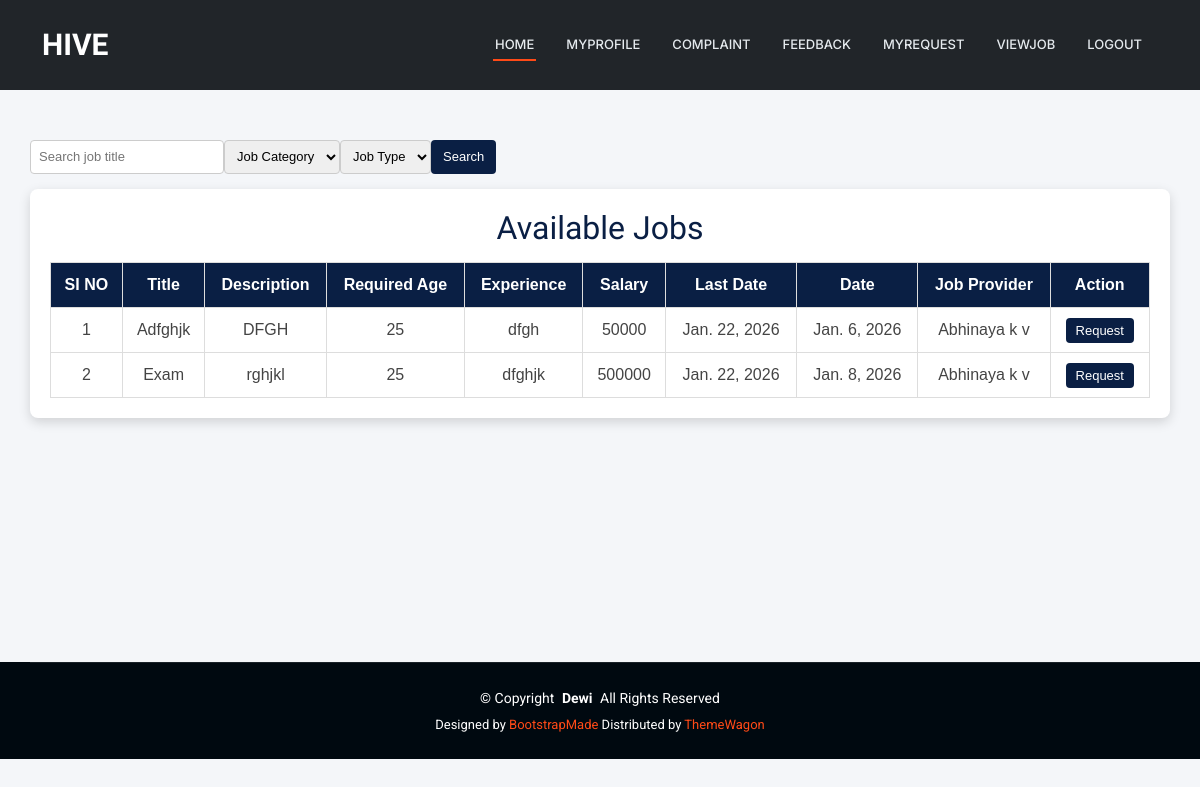
The app's page /User/ViewJob/ with its own data.
### JobProvider/models.py (models this page shows)
class tbl_job(models.Model):
    job_title=models.CharField(max_length=50)
    job_content=models.CharField(max_length=50)
    job_requriedage=models.CharField(max_length=50)
    job_experience=models.CharField(max_length=50)
    job_salary=models.CharField(max_length=50)
    job_lastdate=models.DateField()
    job_date=models.DateField(auto_now_add=True)
    job_status=models.IntegerField(default=0)
    jobprovider_id=models.ForeignKey(tbl_jobprovider,on_delete=models.CASCADE)
    jobcategory_id=models.ForeignKey(tbl_jobcategory,on_delete=models.CASCADE)
    jobtype_id=models.ForeignKey(tbl_jobtype,on_delete=models.CASCADE)

### Guest/models.py (models this page shows)
class tbl_jobprovider(models.Model):
   jobprovider_name = models.CharField(max_length=50)
   jobprovider_email = models.CharField(max_length=50)
   jobprovider_contact = models.CharField(max_length=50)
   jobprovider_address = models.CharField(max_length=100)
   jobprovider_photo = models.FileField(upload_to="Assets/JobProviderDocs/")
   jobprovider_proof = models.FileField(upload_to="Assets/JobProviderDocs/")
   jobprovider_status = models.IntegerField(default=0)
   jobprovider_doj = models.DateField(auto_now_add=True)
   jobprovider_password = models.CharField(max_length=50)
   place = models.ForeignKey(tbl_place,on_delete=models.CASCADE)

### User/views.py (the view)
# urls.py: path('ViewJob/',views.ViewJob,name="ViewJob"),
def ViewJob(request):
    jobdata=tbl_job.objects.filter(job_lastdate__gte=date.today())
    jobcategory=tbl_jobcategory.objects.filter()
    jobtype=tbl_jobtype.objects.filter()
    return render(request,'User/ViewJob.html',{'jobdata':jobdata,'jobcategory':jobcategory,'jobtype':jobtype})

### User/Templates/User/ViewJob.html (shortened to what this page needs)
{% extends 'User/Header.html' %}
{% block content %}
<head>
</head>
<div class="viewjob-wrapper">
    <div class="search-bar">
        <input type="text" name="q" placeholder="Search job title" id="search_text">
        <select name="category" id="sel_jobcategory">
            <option value="">Job Category</option>
        </select>
        <select name="type" id="sel_jobtype">
            <option value="">Job Type</option>
        </select>
        <button id="search_btn">Search</button>
    </div>
    <div class="viewjob-card">
        <h2>Available Jobs</h2>
        <table class="viewjob-table" id="result">
            <tr>
                <th>SI NO</th>
                <th>Title</th>
                <th>Description</th>
                <th>Required Age</th>
                <th>Experience</th>
                <th>Salary</th>
                <th>Last Date</th>
                <th>Date</th>
                <th>Job Provider</th>
                <th>Action</th>
            </tr>
            {% for i in jobdata %}
            <tr class="job-row">
                <td>{{ forloop.counter }}</td>
                <td class="job-title">{{ i.job_title }}</td>
                <td>{{ i.job_content }}</td>
                <td>{{ i.job_requriedage }}</td>
                <td>{{ i.job_experience }}</td>
                <td>{{ i.job_salary }}</td>
                <td>{{ i.job_lastdate }}</td>
                <td>{{ i.job_date }}</td>
                <td class="job-provider">{{ i.jobprovider_id.jobprovider_name }}</td>
                <td>
                    <a href="{% url 'User:Request' i.id %}" class="request-btn">Request</a>
                </td>
            </tr>
            {% empty %}
            <tr>
                <td colspan="10">No jobs found</td>
            </tr>
            {% endfor %}
        </table>
    </div>
</div>
<br><br><br><br><br>
{% endblock %}

### Guest/static/Main/assets/css/main.css (style rules this page uses)
:root { --default-font: "Roboto", system-ui, -apple-system, "Segoe UI", Roboto, "Helvetica Neue", Arial, "Noto Sans", "Liberation Sans", sans-serif, "Apple Color Emoji", "Segoe UI Emoji", "Segoe UI Symbol", "Noto Color Emoji"; --heading-font: "Raleway", sans-serif; --nav-font: "Inter", sans-serif; }
:root { --background-color: #ffffff; --default-color: #444444; --heading-color: #273d4e; --accent-color: #ff4a17; --surface-color: #ffffff; --contrast-color: #ffffff; }
:root { --nav-color: #e5eaee; --nav-hover-color: #ff4a17; --nav-mobile-background-color: #ffffff; --nav-dropdown-background-color: #ffffff; --nav-dropdown-color: #444444; --nav-dropdown-hover-color: #ff4a17; }
:root { scroll-behavior: smooth; }
body { color: var(--default-color); background-color: var(--background-color); font-family: var(--default-font); }
a { color: var(--accent-color); text-decoration: none; transition: 0.3s; }
h1, h2, h3, h4, h5, h6 { color: var(--heading-color); font-family: var(--heading-font); }

### User/Templates/User/ViewJob.html (style rules this page uses)
body { background-color: #f4f6f9; }
.viewjob-wrapper { width: 100%; font-family: Arial, sans-serif; }
.search-bar { width: 95%; max-width: 1200px; margin: 40px auto 15px auto; display: flex; justify-content: flex-start; }
.search-bar input, .search-bar select { padding: 6px 8px; font-size: 13px; border: 1px solid #ccc; border-radius: 4px; }
.search-bar button { padding: 6px 12px; font-size: 13px; background-color: #0a1f44; color: white; border: none; border-radius: 4px; cursor: pointer; }
.viewjob-card { width: 95%; max-width: 1200px; background-color: #ffffff; padding: 20px; border-radius: 8px; margin: auto; box-shadow: 0 4px 12px rgba(0, 0, 0, 0.15); }
.viewjob-card h2 { text-align: center; margin-bottom: 15px; color: #0a1f44; }
.viewjob-table { width: 100%; border-collapse: collapse; }
.viewjob-table th, .viewjob-table td { border: 1px solid #ddd; padding: 10px; text-align: center; }
.viewjob-table th { background-color: #0a1f44; color: white; }
.request-btn { padding: 5px 10px; background-color: #0a1f44; color: white; text-decoration: none; border-radius: 4px; font-size: 13px; }

### records on screen
tbl_job: job_title "Adfghjk", job_content "DFGH", job_requriedage "25", job_experience "dfgh", job_salary "50000", job_lastdate "Jan. 22, 2026", job_date "Jan. 6, 2026", jobprovider_id.jobprovider_name "Abhinaya k v"
tbl_job: job_title "Exam", job_content "rghjkl", job_requriedage "25", job_experience "dfghjk", job_salary "500000", job_lastdate "Jan. 22, 2026", job_date "Jan. 8, 2026", jobprovider_id.jobprovider_name "Abhinaya k v"
